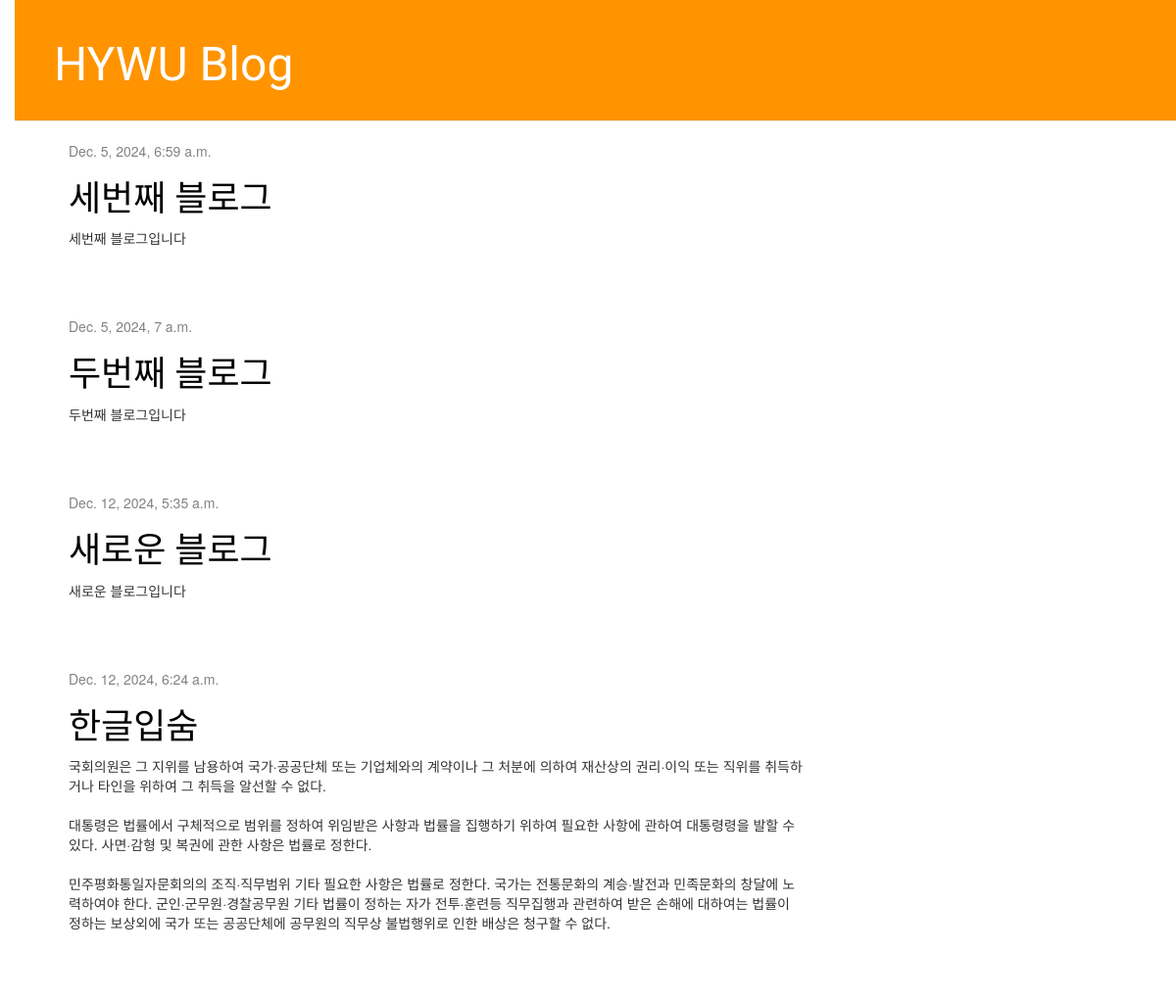
Screenshot of /blog/ with the database file from the repository.
### blog/models.py (models this page shows, shortened)
class Post(models.Model):
    author = models.ForeignKey(settings.AUTH_USER_MODEL, on_delete=models.CASCADE)
    title = models.CharField(max_length=200)
    text = models.TextField()
    created_date = models.DateTimeField(default=timezone.now)
    published_date = models.DateTimeField(blank=True, null=True)

### blog/views.py (the view)
# urls.py: path('', views.post_list, name='post_list'),
def post_list(request):
    posts = Post.objects.filter(published_date__lte=timezone.now()).order_by('published_date')
    return render(request, 'blog/post_list.html', {'posts': posts})

### blog/templates/blog/post_list.html
{% extends 'blog/base.html' %}
{% block content %}
  {% for post in posts %}
  <div class="post">
    <div class="date">
      {{ post.published_date }}
    </div>
    <h1><a href="{% url 'post_detail' pk=post.pk %}">{{ post.title }}</a></h1>
    <p>{{ post.text|linebreaksbr }}</p>
  </div>
  {% endfor %}
{% endblock %}

### blog/templates/blog/base.html (shortened to what this page needs)
<!DOCTYPE html>
<html lang="en">
{% load static %}
<head>
    <link rel="stylesheet" href="//maxcdn.bootstrapcdn.com/bootstrap/3.2.0/css/bootstrap.min.css">
    <link rel="stylesheet" href="//maxcdn.bootstrapcdn.com/bootstrap/3.2.0/css/bootstrap-theme.min.css">
    <link rel="stylesheet" href="{% static 'blog/style.css' %}">
</head>
<body>
  <div class="page-header">
    <h1><a href="{% url 'post_list' %}">HYWU Blog</a></h1>
</div>
  <div class="content container">
    <div class="row">
      <div class="col-md-8">
        {% block content %}
        {% endblock %}
      </div>
    </div>
  </div>
</body>
</html>

### blog/static/blog/style.css (style rules this page uses)
h1 a { color: #FCA205; font-family: "Nanum Gothic"; }
body { padding-left: 15px; }
.page-header { background-color: #ff9400; margin-top: 0; padding: 20px 20px 20px 40px; }
.page-header h1, .page-header h1 a, .page-header h1 a:visited, .page-header h1 a:active { color: #ffffff; font-size: 36pt; text-decoration: none; }
.content { margin-left: 40px; }
h1, h2, h3, h4 { font-family: "Nanum Gothic"; }
.date { color: #828282; }
.post { margin-bottom: 70px; }
.post h1 a, .post h1 a:visited { color: #000000; }

### rows the page displays
Post: published_date "Dec. 5, 2024, 6:59 a.m.", title "세번째 블로그", text "세번째 블로그입니다"
Post: published_date "Dec. 5, 2024, 7 a.m.", title "두번째 블로그", text "두번째 블로그입니다"
Post: published_date "Dec. 12, 2024, 5:35 a.m.", title "새로운 블로그", text "새로운 블로그입니다"
Post: published_date "Dec. 12, 2024, 6:24 a.m.", title "한글입숨", text "국회의원은 그 지위를 남용하여 국가·공공단체 또는 기업체와의 계약이나 그 처분에 의하여 재산상의 권리·이익 또는 직위를 취득하거나 타인을 위하여 그 취득을 알선할 수 없다. 대통령은 법률에서 구체적으로 범위를 정하여 위임받은 사항과 법률을 집행하기 위하여 필요한 사항에 관하여 대통령령을 발할 수 있다. 사면·감형 및 복권에 관한 사항은 법률로 정한다. 민주평화통일자문회의의 조직·직무범위 기타 필요한 사항은 법률로 정한다. 국가는 전통문화의 계승·발전과 민족문화의 창달에 노력하여야 한다. 군인·군무원·경찰공무원 기타 법률이 정하는 자가 전투·훈련등 직무집행과 관련하여 받은 손해에 대하여는 법률이 정하는 보상외에 국가 또는 공공단체에 공무원의 직무상 불법행위로 인한 배상은 청구할 수 없다."
